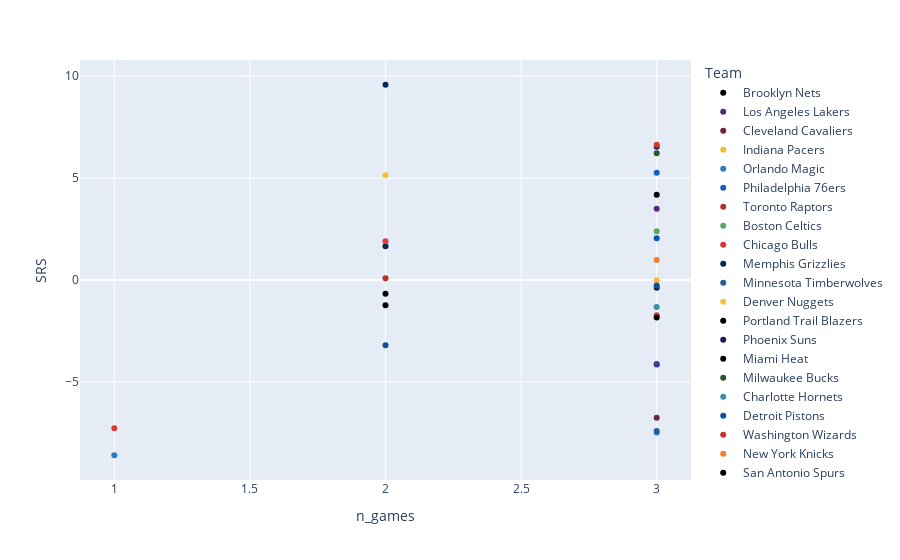

The cell this chart's notebook holds for it:
### Code cell
px.scatter(merged, x='n_games', y='SRS', color='Team', color_discrete_map=color_discrete_map)

### Figure 1 — Plotly figure (JSON) as saved in the notebook; plotly's stock layout.template omitted (floating-point values rounded to 4 significant figures)
{"data": [{"hovertemplate": "Team=Brooklyn Nets<br>n_games=%{x}<br>SRS=%{y}<extra></extra>", "legendgroup": "Brooklyn Nets", "marker": {"color": "#000000", "symbol": "circle"}, "mode": "markers", "name": "Brooklyn Nets", "orientation": "v", "showlegend": true, "type": "scatter", "x": [3], "xaxis": "x", "y": [4.18], "yaxis": "y"}, {"hovertemplate": "Team=Los Angeles Lakers<br>n_games=%{x}<br>SRS=%{y}<extra></extra>", "legendgroup": "Los Angeles Lakers", "marker": {"color": "#552781", "symbol": "circle"}, "mode": "markers", "name": "Los Angeles Lakers", "orientation": "v", "showlegend": true, "type": "scatter", "x": [3], "xaxis": "x", "y": [3.5], "yaxis": "y"}, {"hovertemplate": "Team=Cleveland Cavaliers<br>n_games=%{x}<br>SRS=%{y}<extra></extra>", "legendgroup": "Cleveland Cavaliers", "marker": {"color": "#6F263D", "symbol": "circle"}, "mode": "markers", "name": "Cleveland Cavaliers", "orientation": "v", "showlegend": true, "type": "scatter", "x": [3], "xaxis": "x", "y": [-6.75], "yaxis": "y"}, {"hovertemplate": "Team=Indiana Pacers<br>n_games=%{x}<br>SRS=%{y}<extra></extra>", "legendgroup": "Indiana Pacers", "marker": {"color": "#F6BA33", "symbol": "circle"}, "mode": "markers", "name": "Indiana Pacers", "orientation": "v", "showlegend": true, "type": "scatter", "x": [3], "xaxis": "x", "y": [-0.01], "yaxis": "y"}, {"hovertemplate": "Team=Orlando Magic<br>n_games=%{x}<br>SRS=%{y}<extra></extra>", "legendgroup": "Orlando Magic", "marker": {"color": "#287DC5", "symbol": "circle"}, "mode": "markers", "name": "Orlando Magic", "orientation": "v", "showlegend": true, "type": "scatter", "x": [3], "xaxis": "x", "y": [-7.47], "yaxis": "y"}, {"hovertemplate": "Team=Philadelphia 76ers<br>n_games=%{x}<br>SRS=%{y}<extra></extra>", "legendgroup": "Philadelphia 76ers", "marker": {"color": "#1560BD", "symbol": "circle"}, "mode": "markers", "name": "Philadelphia 76ers", "orientation": "v", "showlegend": true, "type": "scatter", "x": [3], "xaxis": "x", "y": [5.26], "yaxis": "y"}, {"hovertemplate": "Team=Toronto Raptors<br>n_games=%{x}<br>SRS=%{y}<extra></extra>", "legendgroup": "Toronto Raptors", "marker": {"color": "#B52F25", "symbol": "circle"}, "mode": "markers", "name": "Toronto Raptors", "orientation": "v", "showlegend": true, "type": "scatter", "x": [2], "xaxis": "x", "y": [0.09], "yaxis": "y"}, {"hovertemplate": "Team=Boston Celtics<br>n_games=%{x}<br>SRS=%{y}<extra></extra>", "legendgroup": "Boston Celtics", "marker": {"color": "#55AA62", "symbol": "circle"}, "mode": "markers", "name": "Boston Celtics", "orientation": "v", "showlegend": true, "type": "scatter", "x": [3], "xaxis": "x", "y": [2.4], "yaxis": "y"}, {"hovertemplate": "Team=Chicago Bulls<br>n_games=%{x}<br>SRS=%{y}<extra></extra>", "legendgroup": "Chicago Bulls", "marker": {"color": "#D5392E", "symbol": "circle"}, "mode": "markers", "name": "Chicago Bulls", "orientation": "v", "showlegend": true, "type": "scatter", "x": [3], "xaxis": "x", "y": [-1.73], "yaxis": "y"}, {"hovertemplate": "Team=Memphis Grizzlies<br>n_games=%{x}<br>SRS=%{y}<extra></extra>", "legendgroup": "Memphis Grizzlies", "marker": {"color": "#05274A", "symbol": "circle"}, "mode": "markers", "name": "Memphis Grizzlies", "orientation": "v", "showlegend": true, "type": "scatter", "x": [2], "xaxis": "x", "y": [1.66], "yaxis": "y"}, {"hovertemplate": "Team=Minnesota Timberwolves<br>n_games=%{x}<br>SRS=%{y}<extra></extra>", "legendgroup": "Minnesota Timberwolves", "marker": {"color": "#236193", "symbol": "circle"}, "mode": "markers", "name": "Minnesota Timberwolves", "orientation": "v", "showlegend": true, "type": "scatter", "x": [3], "xaxis": "x", "y": [-7.4], "yaxis": "y"}, {"hovertemplate": "Team=Denver Nuggets<br>n_games=%{x}<br>SRS=%{y}<extra></extra>", "legendgroup": "Denver Nuggets", "marker": {"color": "#F7C133", "symbol": "circle"}, "mode": "markers", "name": "Denver Nuggets", "orientation": "v", "showlegend": true, "type": "scatter", "x": [2], "xaxis": "x", "y": [5.14], "yaxis": "y"}, {"hovertemplate": "Team=Portland Trail Blazers<br>n_games=%{x}<br>SRS=%{y}<extra></extra>", "legendgroup": "Portland Trail Blazers", "marker": {"color": "#000000", "symbol": "circle"}, "mode": "markers", "name": "Portland Trail Blazers", "orientation": "v", "showlegend": true, "type": "scatter", "x": [2], "xaxis": "x", "y": [-0.67], "yaxis": "y"}, {"hovertemplate": "Team=Phoenix Suns<br>n_games=%{x}<br>SRS=%{y}<extra></extra>", "legendgroup": "Phoenix Suns", "marker": {"color": "#1F1861", "symbol": "circle"}, "mode": "markers", "name": "Phoenix Suns", "orientation": "v", "showlegend": true, "type": "scatter", "x": [3], "xaxis": "x", "y": [6.54], "yaxis": "y"}, {"hovertemplate": "Team=Miami Heat<br>n_games=%{x}<br>SRS=%{y}<extra></extra>", "legendgroup": "Miami Heat", "marker": {"color": "#000000", "symbol": "circle"}, "mode": "markers", "name": "Miami Heat", "orientation": "v", "showlegend": true, "type": "scatter", "x": [2], "xaxis": "x", "y": [-1.23], "yaxis": "y"}, {"hovertemplate": "Team=Milwaukee Bucks<br>n_games=%{x}<br>SRS=%{y}<extra></extra>", "legendgroup": "Milwaukee Bucks", "marker": {"color": "#2D5234", "symbol": "circle"}, "mode": "markers", "name": "Milwaukee Bucks", "orientation": "v", "showlegend": true, "type": "scatter", "x": [3], "xaxis": "x", "y": [6.22], "yaxis": "y"}, {"hovertemplate": "Team=Charlotte Hornets<br>n_games=%{x}<br>SRS=%{y}<extra></extra>", "legendgroup": "Charlotte Hornets", "marker": {"color": "#3B8DAA", "symbol": "circle"}, "mode": "markers", "name": "Charlotte Hornets", "orientation": "v", "showlegend": true, "type": "scatter", "x": [3], "xaxis": "x", "y": [-1.32], "yaxis": "y"}, {"hovertemplate": "Team=Detroit Pistons<br>n_games=%{x}<br>SRS=%{y}<extra></extra>", "legendgroup": "Detroit Pistons", "marker": {"color": "#0C519A", "symbol": "circle"}, "mode": "markers", "name": "Detroit Pistons", "orientation": "v", "showlegend": true, "type": "scatter", "x": [2], "xaxis": "x", "y": [-3.19], "yaxis": "y"}, {"hovertemplate": "Team=Washington Wizards<br>n_games=%{x}<br>SRS=%{y}<extra></extra>", "legendgroup": "Washington Wizards", "marker": {"color": "#C73531", "symbol": "circle"}, "mode": "markers", "name": "Washington Wizards", "orientation": "v", "showlegend": true, "type": "scatter", "x": [3], "xaxis": "x", "y": [-4.12], "yaxis": "y"}, {"hovertemplate": "Team=New York Knicks<br>n_games=%{x}<br>SRS=%{y}<extra></extra>", "legendgroup": "New York Knicks", "marker": {"color": "#EE8133", "symbol": "circle"}, "mode": "markers", "name": "New York Knicks", "orientation": "v", "showlegend": true, "type": "scatter", "x": [3], "xaxis": "x", "y": [0.99], "yaxis": "y"}, {"hovertemplate": "Team=San Antonio Spurs<br>n_games=%{x}<br>SRS=%{y}<extra></extra>", "legendgroup": "San Antonio Spurs", "marker": {"color": "#000000", "symbol": "circle"}, "mode": "markers", "name": "San Antonio Spurs", "orientation": "v", "showlegend": true, "type": "scatter", "x": [3], "xaxis": "x", "y": [-1.84], "yaxis": "y"}, {"hovertemplate": "Team=Utah Jazz<br>n_games=%{x}<br>SRS=%{y}<extra></extra>", "legendgroup": "Utah Jazz", "marker": {"color": "#00275E", "symbol": "circle"}, "mode": "markers", "name": "Utah Jazz", "orientation": "v", "showlegend": true, "type": "scatter", "x": [2], "xaxis": "x", "y": [9.58], "yaxis": "y"}, {"hovertemplate": "Team=Sacramento Kings<br>n_games=%{x}<br>SRS=%{y}<extra></extra>", "legendgroup": "Sacramento Kings", "marker": {"color": "#393997", "symbol": "circle"}, "mode": "markers", "name": "Sacramento Kings", "orientation": "v", "showlegend": true, "type": "scatter", "x": [3], "xaxis": "x", "y": [-4.14], "yaxis": "y"}, {"hovertemplate": "Team=Los Angeles Clippers<br>n_games=%{x}<br>SRS=%{y}<extra></extra>", "legendgroup": "Los Angeles Clippers", "marker": {"color": "#D73932", "symbol": "circle"}, "mode": "markers", "name": "Los Angeles Clippers", "orientation": "v", "showlegend": true, "type": "scatter", "x": [3], "xaxis": "x", "y": [6.64], "yaxis": "y"}, {"hovertemplate": "Team=New Orleans Pelicans<br>n_games=%{x}<br>SRS=%{y}<extra></extra>", "legendgroup": "New Orleans Pelicans", "marker": {"color": "#0C2340", "symbol": "circle"}, "mode": "markers", "name": "New Orleans Pelicans", "orientation": "v", "showlegend": true, "type": "scatter", "x": [3], "xaxis": "x", "y": [-0.37], "yaxis": "y"}, {"hovertemplate": "Team=Golden State Warriors<br>n_games=%{x}<br>SRS=%{y}<extra></extra>", "legendgroup": "Golden State Warriors", "marker": {"color": "#0D529C", "symbol": "circle"}, "mode": "markers", "name": "Golden State Warriors", "orientation": "v", "showlegend": true, "type": "scatter", "x": [3], "xaxis": "x", "y": [-0.27], "yaxis": "y"}, {"hovertemplate": "Team=Atlanta Hawks<br>n_games=%{x}<br>SRS=%{y}<extra></extra>", "legendgroup": "Atlanta Hawks", "marker": {"color": "#DD3C3D", "symbol": "circle"}, "mode": "markers", "name": "Atlanta Hawks", "orientation": "v", "showlegend": true, "type": "scatter", "x": [2], "xaxis": "x", "y": [1.91], "yaxis": "y"}, {"hovertemplate": "Team=Dallas Mavericks<br>n_games=%{x}<br>SRS=%{y}<extra></extra>", "legendgroup": "Dallas Mavericks", "marker": {"color": "#0157B8", "symbol": "circle"}, "mode": "markers", "name": "Dallas Mavericks", "orientation": "v", "showlegend": true, "type": "scatter", "x": [3], "xaxis": "x", "y": [2.05], "yaxis": "y"}, {"hovertemplate": "Team=Oklahoma City Thunder<br>n_games=%{x}<br>SRS=%{y}<extra></extra>", "legendgroup": "Oklahoma City Thunder", "marker": {"color": "#297CC2", "symbol": "circle"}, "mode": "markers", "name": "Oklahoma City Thunder", "orientation": "v", "showlegend": true, "type": "scatter", "x": [1], "xaxis": "x", "y": [-8.59], "yaxis": "y"}, {"hovertemplate": "Team=Houston Rockets<br>n_games=%{x}<br>SRS=%{y}<extra></extra>", "legendgroup": "Houston Rockets", "marker": {"color": "#DA3A2F", "symbol": "circle"}, "mode": "markers", "name": "Houston Rockets", "orientation": "v", "showlegend": true, "type": "scatter", "x": [1], "xaxis": "x", "y": [-7.26], "yaxis": "y"}], "layout": {"legend": {"title": {"text": "Team"}, "tracegroupgap": 0}, "margin": {"t": 60}, "xaxis": {"anchor": "y", "domain": [0, 1], "title": {"text": "n_games"}}, "yaxis": {"anchor": "x", "domain": [0, 1], "title": {"text": "SRS"}}}}
